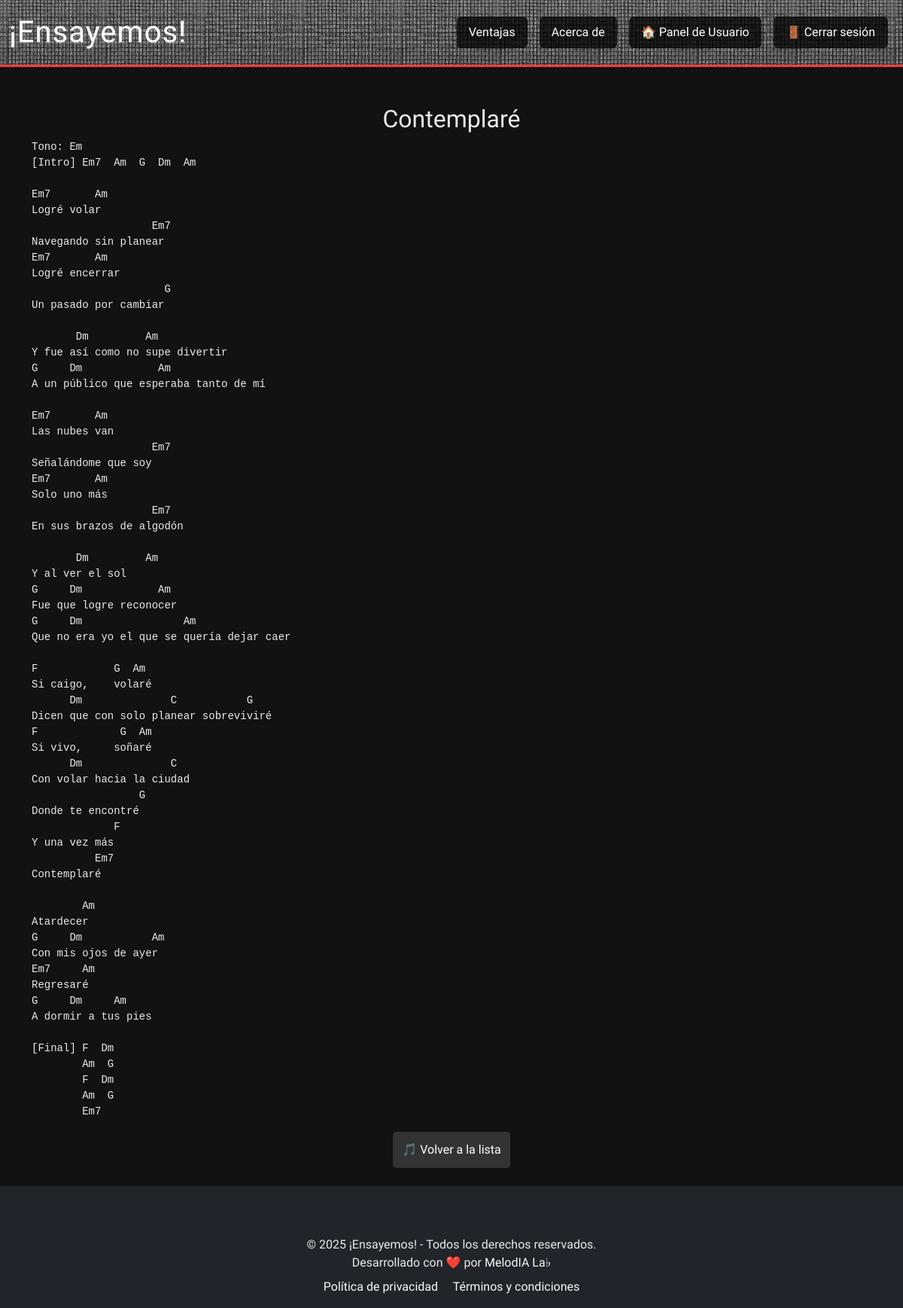
The app's page /songs/1/ (signed in) with its own data.
### rehearsals/models.py (models this page shows, shortened)
class Song(models.Model):
    band = models.ForeignKey(Band, on_delete=models.CASCADE, related_name="songs", null=True, blank=True)
    title = models.CharField(max_length=200, verbose_name="Título")
    lyrics_and_chords = models.TextField(verbose_name="Letras y Acordes", default='')

### rehearsals/views.py (the view)
# urls.py: path("songs/<int:song_id>/", song_detail, name="song_detail"),
@login_required
def song_detail(request, song_id):
    song = get_object_or_404(Song, id=song_id)
    return render(request, "rehearsals/song_detail.html", {"song": song})

### rehearsals/templates/rehearsals/song_detail.html (shortened to what this page needs)
{% extends 'base.html' %}
{% block content %}
<div class="container song-detail-container">
    <h2 class="song-title-detail text-center">{{ song.title }}</h2>
    <div class="song-lyrics-container">
        <pre class="song-lyrics">{{ song.lyrics_and_chords }}</pre>
    </div>
    <div class="text-center">
        <a href="{% url 'song_list' %}" class="btn btn-secondary return-btn">🎵 Volver a la lista</a>
    </div>
</div>
{% endblock %}

### rehearsals/templates/base.html (shortened to what this page needs)
<!DOCTYPE html>
{% load static %}
<html lang="es">
<head>
    <link href="https://cdn.jsdelivr.net/npm/bootstrap@5.3.0/dist/css/bootstrap.min.css" rel="stylesheet">
    <link rel="stylesheet" href="{% static 'css/styles.css' %}">
</head>
<body>
    <nav class="navbar navbar-expand-lg navbar-dark bg-black-texture">
        <div class="container-fluid">
            <a class="navbar-brand logo-text" href="{% url 'home' %}">¡Ensayemos!</a>
            <div class="collapse navbar-collapse" id="navbarNav">
                <ul class="navbar-nav ms-auto">
                    <li class="nav-item">
                        <a class="nav-link nav-button" href="{% url 'ventajas' %}">Ventajas</a>
                    </li>
                    <li class="nav-item">
                        <a class="nav-link nav-button" href="{% url 'acerca_de' %}">Acerca de</a>
                    </li>
                    {% if user.is_authenticated %}
                    <li class="nav-item">
                        <a class="nav-link nav-button" href="{% url 'user_dashboard' %}">🏠 Panel de Usuario</a>
                    </li>
                    <li class="nav-item">
                        <form action="{% url 'logout' %}" method="post" class="d-inline">
                            <button type="submit" class="btn nav-button">🚪 Cerrar sesión</button>
                        </form>
                    </li>
                    {% else %}
                    <li class="nav-item"><a class="nav-link nav-button" href="{% url 'login' %}">🔑 Iniciar sesión</a>
                    </li>
                    <li class="nav-item"><a class="nav-link nav-button" href="{% url 'register' %}">📝 Regístrate</a>
                    </li>
                    {% endif %}
                </ul>
            </div>
        </div>
    </nav>
    <main class="p-0 m-0">
        {% block content %}{% endblock %}
    </main>
    <footer class="footer bg-dark text-light text-center py-3 mt-4">
        <div class="container">
            <p class="mb-0">&copy; 2025 ¡Ensayemos! - Todos los derechos reservados.</p>
            <p class="mb-0">Desarrollado con ❤️ por <a href="https://www.melodialab.pro" class="text-light">MelodIA
                    La♭</a></p>
            <div class="mt-2">
                <a href="#" class="text-light me-3">Política de privacidad</a>
                <a href="#" class="text-light">Términos y condiciones</a>
            </div>
        </div>
    </footer>
    <link rel="stylesheet" href="https://cdn.jsdelivr.net/npm/flatpickr/dist/flatpickr.min.css">
</body>
</html>

### static/css/styles.css (style rules this page uses)
body { background-color: #121212; font-family: 'Raleway', sans-serif; color: #EAEAEA; margin: 0; padding: 0; }
.navbar { background-image: url('/static/images/textura-ampli.jpg'); background-size: contain; background-repeat: repeat; background-position: center; background-color: #111; border-bottom: 3px solid #FF3B3F; }
.nav-button { background-color: rgba(0, 0, 0, 0.8); color: white !important; padding: 10px 15px; border-radius: 8px; text-align: center; transition: all 0.3s ease-in-out; }
.navbar-brand { font-family: 'Galada', cursive; font-size: 2.5rem; color: white; text-decoration: none; text-shadow: 2px 2px 5px rgba(255, 255, 255, 0.3); letter-spacing: 1px; }
.nav-link { color: #EAEAEA; font-size: 1rem; }
.btn-secondary { background-color: #333; border: none; color: white; padding: 12px; border-radius: 5px; transition: 0.3s; }
.container { margin-top: 50px; }
.footer { background-color: #1E1E1E; color: #EAEAEA; text-align: center; padding: 20px; margin-top: 50px; }
.footer a { color: #FF3B3F; text-decoration: none; }
p { color: #EAEAEA; }
.navbar-nav .nav-item { margin-left: 0.5rem; margin-right: 0.5rem; }
.navbar-nav .nav-link.nav-button, .navbar-nav .btn.nav-button { padding: 0.5rem 1rem; height: 100%; display: flex; align-items: center; border-radius: 0.375rem; background-color: rgba(0, 0, 0, 0.749); transition: background-color 0.2s ease; }

### records on screen
Song: title "Contemplaré", lyrics_and_chords "Tono: Em [Intro] Em7 Am G Dm Am Em7 Am Logré volar Em7 Navegando sin planear Em7 Am Logré encerrar G Un pasado por cambiar Dm Am Y fue así como no supe divertir G Dm Am A un público que esperaba tanto de mí Em7 Am Las nubes van Em7 Señalándome que soy Em7 Am Solo uno más Em7 En sus brazos de algodón Dm Am Y al ver el sol G Dm Am Fue que logre reconocer G Dm Am Que no era yo el que se quería dejar caer F G Am Si caigo, volaré Dm C G Dicen que con solo planear sobreviviré F G Am Si vivo, soñaré Dm C Con volar hacia la ciudad G Donde te encontré F Y una vez más Em7 Contemplaré Am Atardecer G Dm Am Con mis ojos de ayer Em7 Am Regresaré G Dm Am A dormir a tus pies [Final] F Dm Am G F Dm Am G Em7"
